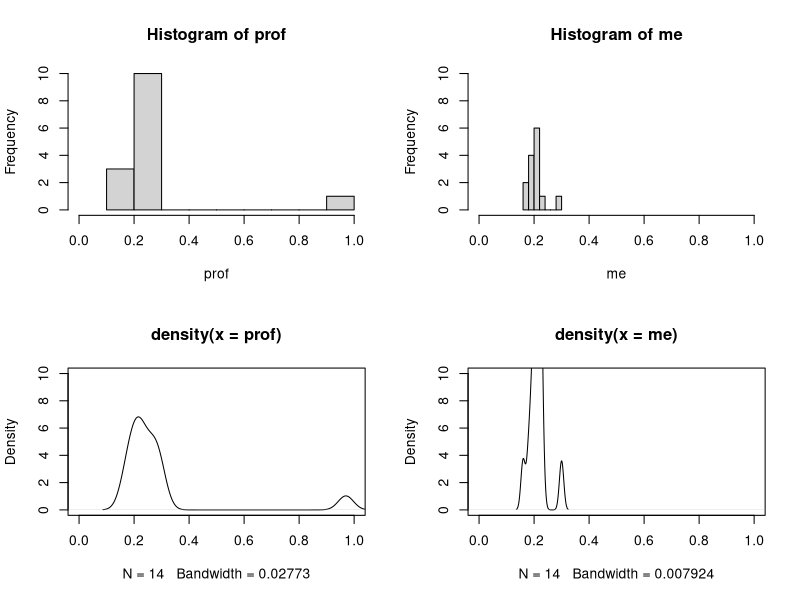
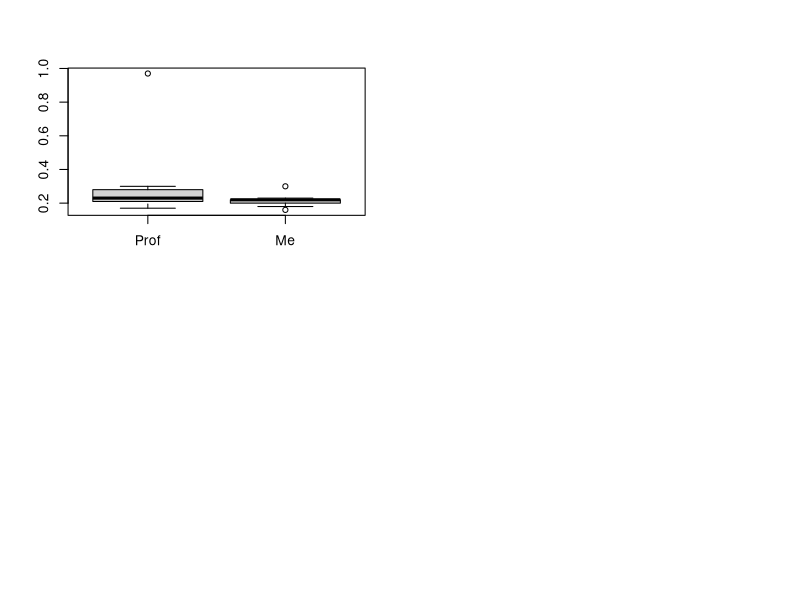

These figures' R source, in order:
# Title     : TODO
# Objective : TODO
# Created by: DMMP0
# Created on: 09/10/2020

#source("Fractals.R")

prof <- c(0.25,0.30,0.28,0.28,0.28,0.97,0.22,0.18,0.21,0.22,0.19,0.21,0.17,0.24)

me <-   c(0.18,0.20,0.22,0.22,0.16,0.20,0.22,0.22,0.30,0.22,0.19,0.20,0.22,0.23)

par(mfrow=c(2,2))
hist(prof,xlim = c(0.00,1.00),ylim = c(0,10),breaks = 7)
hist(me,xlim = c(0.00,1.00),ylim = c(0,10),breaks = 7)
plot(density(prof),xlim = c(0.00,1.00),ylim = c(0,10))
plot(density(me),xlim = c(0.00,1.00),ylim = c(0,10))

boxplot(prof,me,names = c("Prof","Me"))

writeLines("Prof:\n\tMedia:")
mean(prof)
writeLines("\n\tMin:")
min(prof)
writeLines("\n\tMax:")
max(prof)
writeLines("\n\tDeviazione Stamdard:")
sd(prof)
writeLines("*-*-*-*-*-*-*-*-*-*-*-*-*-*-*-")

writeLines("Me:\n\tMedia:")
mean(me)
writeLines("\n\tMin:")
min(me)
writeLines("\n\tMax:")
max(me)
writeLines("\n\tDeviazione Stamdard:")
sd(me)

#writeLines("*-*-*-*-*-*-*-*-*-*-*-*-*-*-*-*-*-*-*-*-*-*-*-*-")
#rm(list = setdiff(ls(), lsf.str()))